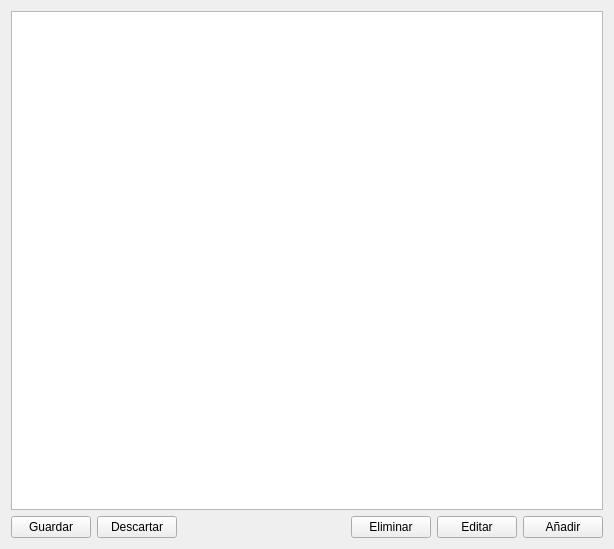
<?xml version="1.0" encoding="UTF-8"?>
<ui version="4.0">
 <class>ValorDatoListClass</class>
 <widget class="DataList" name="ValorDatoListClass">
  <property name="geometry">
   <rect>
    <x>0</x>
    <y>0</y>
    <width>614</width>
    <height>549</height>
   </rect>
  </property>
  <property name="windowTitle">
   <string>Valores tomados  en cada aforo</string>
  </property>
  <layout class="QGridLayout" name="gridLayout">
   <item row="0" column="0">
    <widget class="QTableView" name="tabla">
     <property name="editTriggers">
      <set>QAbstractItemView::SelectedClicked</set>
     </property>
     <property name="selectionBehavior">
      <enum>QAbstractItemView::SelectRows</enum>
     </property>
    </widget>
   </item>
   <item row="1" column="0">
    <layout class="QHBoxLayout" name="horizontalLayout">
     <item>
      <widget class="QPushButton" name="guardar">
       <property name="text">
        <string>Guardar</string>
       </property>
      </widget>
     </item>
     <item>
      <widget class="QPushButton" name="descartar">
       <property name="text">
        <string>Descartar</string>
       </property>
      </widget>
     </item>
     <item>
      <spacer name="horizontalSpacer">
       <property name="orientation">
        <enum>Qt::Horizontal</enum>
       </property>
       <property name="sizeHint" stdset="0">
        <size>
         <width>40</width>
         <height>20</height>
        </size>
       </property>
      </spacer>
     </item>
     <item>
      <widget class="QPushButton" name="elimina">
       <property name="text">
        <string>Eliminar</string>
       </property>
      </widget>
     </item>
     <item>
      <widget class="QPushButton" name="edita">
       <property name="text">
        <string>Editar</string>
       </property>
      </widget>
     </item>
     <item>
      <widget class="QPushButton" name="anade">
       <property name="text">
        <string>Añadir</string>
       </property>
      </widget>
     </item>
    </layout>
   </item>
  </layout>
 </widget>
 <customwidgets>
  <customwidget>
   <class>DataList</class>
   <extends>QWidget</extends>
   <header location="global">widgets/datalist.h</header>
   <container>1</container>
  </customwidget>
 </customwidgets>
 <tabstops>
  <tabstop>tabla</tabstop>
  <tabstop>elimina</tabstop>
  <tabstop>edita</tabstop>
  <tabstop>anade</tabstop>
 </tabstops>
 <resources/>
 <connections/>
</ui>
